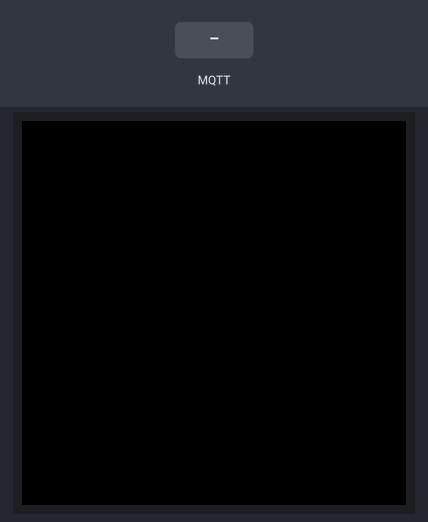
Bench run of a sketch on a simulated ESP8266 (NodeMCU). Shown: 128×128 colour display. Inputs (shaded band) come from the test bench. WiFi joins after 1.5 s; servers stay silent unless stated; the local clock reads 2024-03-15 10:24:30 at power-on unless the sketch sets it; no MQTT or app messages arrive unless stated; what the sketch prints to the serial monitor is not drawn.

Above: at 3.4 s.
3.5 s: MQTT message "1" arrives on the first subscribed topic
5.0 s: MQTT message "on" arrives on the first subscribed topic
6.5 s: MQTT message "off" arrives on the first subscribed topic
Timing chart, 0 to 9.5 s (numbered marks = the images above; inputs shaded):
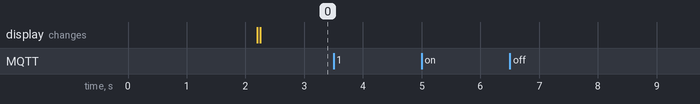

Measured:
- after the input at 3.5 s, every drawn part: stays the same
- after the input at 5.0 s, every drawn part: stays the same
- after the input at 6.5 s, every drawn part: stays the same

The sketch:

esp8266_TFT.ino
```cpp
#include "secrets.h"
#include <ESP8266WiFi.h>
#include <WiFiClientSecure.h>
#include <MQTTClient.h>
#include <ArduinoJson.h>
#include <time.h>
#include <Adafruit_GFX.h>    // Core graphics library
#include <Adafruit_ST7735.h> // Hardware-specific library
#include <SPI.h>

#define TFT_RST -1 //for TFT I2C Connector Shield V1.0.0 and TFT 1.4 Shield V1.0.0
#define TFT_CS D4  //for TFT I2C Connector Shield V1.0.0 and TFT 1.4 Shield V1.0.0
#define TFT_DC D3  //for TFT I2C Connector Shield V1.0.0 and TFT 1.4 Shield V1.0.0

// The MQTT topics that this device should publish/subscribe
#define AWS_IOT_SUBSCRIBE_TOPIC "esp8266/sub"

Adafruit_ST7735 tft = Adafruit_ST7735(TFT_CS, TFT_DC, TFT_RST);
WiFiClientSecure net;
MQTTClient client;

String incomingMessage = "";

int8_t TIME_ZONE = 0; //UTC+0
time_t now;
time_t nowish = 1510592825;

void NTPConnect(void)
{
  tft.println("Setting time SNTP");
  Serial.println("Setting time using SNTP");
  configTime(TIME_ZONE * 3600, 0 * 3600, "pool.ntp.org", "time.nist.gov");
  now = time(nullptr);
  while (now < nowish)
  {
    delay(500);
    Serial.print(".");
    now = time(nullptr);
  }
  tft.println("done!");
  Serial.println("done!");
  struct tm timeinfo;
  gmtime_r(&now, &timeinfo);
  Serial.print("Current time: ");
  Serial.println(asctime(&timeinfo));
}

void connectAWS()
{
  WiFi.mode(WIFI_STA);
  WiFi.begin(WIFI_SSID, WIFI_PASSWORD);

  tft.print("Connecting to Wi-Fi : ");
  tft.println(WIFI_SSID);
  Serial.println("Connecting to Wi-Fi : ");
  Serial.println(WIFI_SSID);

  while (WiFi.status() != WL_CONNECTED) {
    delay(1000);
    Serial.print(".");
  }

    NTPConnect();

  // Create a secure client
  BearSSL::WiFiClientSecure *clientSecure = new BearSSL::WiFiClientSecure;

  // Load the certificates
  BearSSL::X509List *certificate = new BearSSL::X509List(AWS_CERT_CRT);
  BearSSL::PrivateKey *privateKey = new BearSSL::PrivateKey(AWS_CERT_PRIVATE);
  BearSSL::X509List *caCert = new BearSSL::X509List(AWS_CERT_CA);

  clientSecure->setClientRSACert(certificate, privateKey);
  clientSecure->setTrustAnchors(caCert);

  // Connect to the MQTT broker on the AWS endpoint we defined earlier
  client.begin(AWS_IOT_ENDPOINT, 8883, *clientSecure);

  // Create a message handler
  client.onMessage(messageHandler);

  tft.println("Connecting to AWS IoT");
  Serial.println("Connecting to AWS IoT");

  while (!client.connect(THINGNAME)) {
    Serial.println(client.lastError());
    delay(1000);
  }

  if (!client.connected()) {
    Serial.println("AWS IoT Timeout!");
    return;
  }

  // Subscribe to a topic
  client.subscribe(AWS_IOT_SUBSCRIBE_TOPIC);

  tft.println("AWS IoT Connected!");
  Serial.println("AWS IoT Connected!");
}

void messageHandler(String &topic, String &payload)
{
  Serial.println("incoming: " + topic + " - " + payload);

  StaticJsonDocument<200> doc;
  DeserializationError error = deserializeJson(doc, payload);

  if (error) {
    Serial.println("Failed to parse JSON message");
    return;
  }

  const char* message = doc["message"];
  incomingMessage = String(message);
  Serial.println(incomingMessage);
}


void setup()
{
  Serial.begin(9600);
  tft.initR(INITR_144GREENTAB);
  tft.setTextWrap(true); // Allow text to run off right edge
  tft.fillScreen(ST7735_BLACK);
  tft.setTextColor(ST7735_WHITE);
  tft.setTextSize(1);
  connectAWS();
  tft.fillScreen(ST7735_BLACK);
  tft.setCursor(0, 0);
}

void loop()
{
  client.loop();

  if (!incomingMessage.isEmpty()) {
    if(tft.getCursorY() == 128){
      tft.fillScreen(ST7735_BLACK);
      tft.setCursor(0, 0);
    }

    tft.println(incomingMessage);
    incomingMessage = "";
    Serial.println(tft.getCursorY());
  }

  delay(10);
}
```

secrets.h
```cpp
#include <pgmspace.h>

#define SECRET
#define THINGNAME "YOUR_THING_NAME"

const char WIFI_SSID[] = "YOUR_SSID";
const char WIFI_PASSWORD[] = "YOUR_PWD";
const char AWS_IOT_ENDPOINT[] = "YOUR_AWS_ENDPOINT";

// Amazon Root CA 1
static const char AWS_CERT_CA[] PROGMEM = R"EOF(
-----BEGIN CERTIFICATE-----
-----END CERTIFICATE-----
)EOF";

// Device Certificate
static const char AWS_CERT_CRT[] PROGMEM = R"KEY(
-----BEGIN CERTIFICATE-----
-----END CERTIFICATE-----
)KEY";

// Device Private Key
static const char AWS_CERT_PRIVATE[] PROGMEM = R"KEY(
-----BEGIN RSA PRIVATE KEY-----
-----END RSA PRIVATE KEY-----
)KEY";
```
